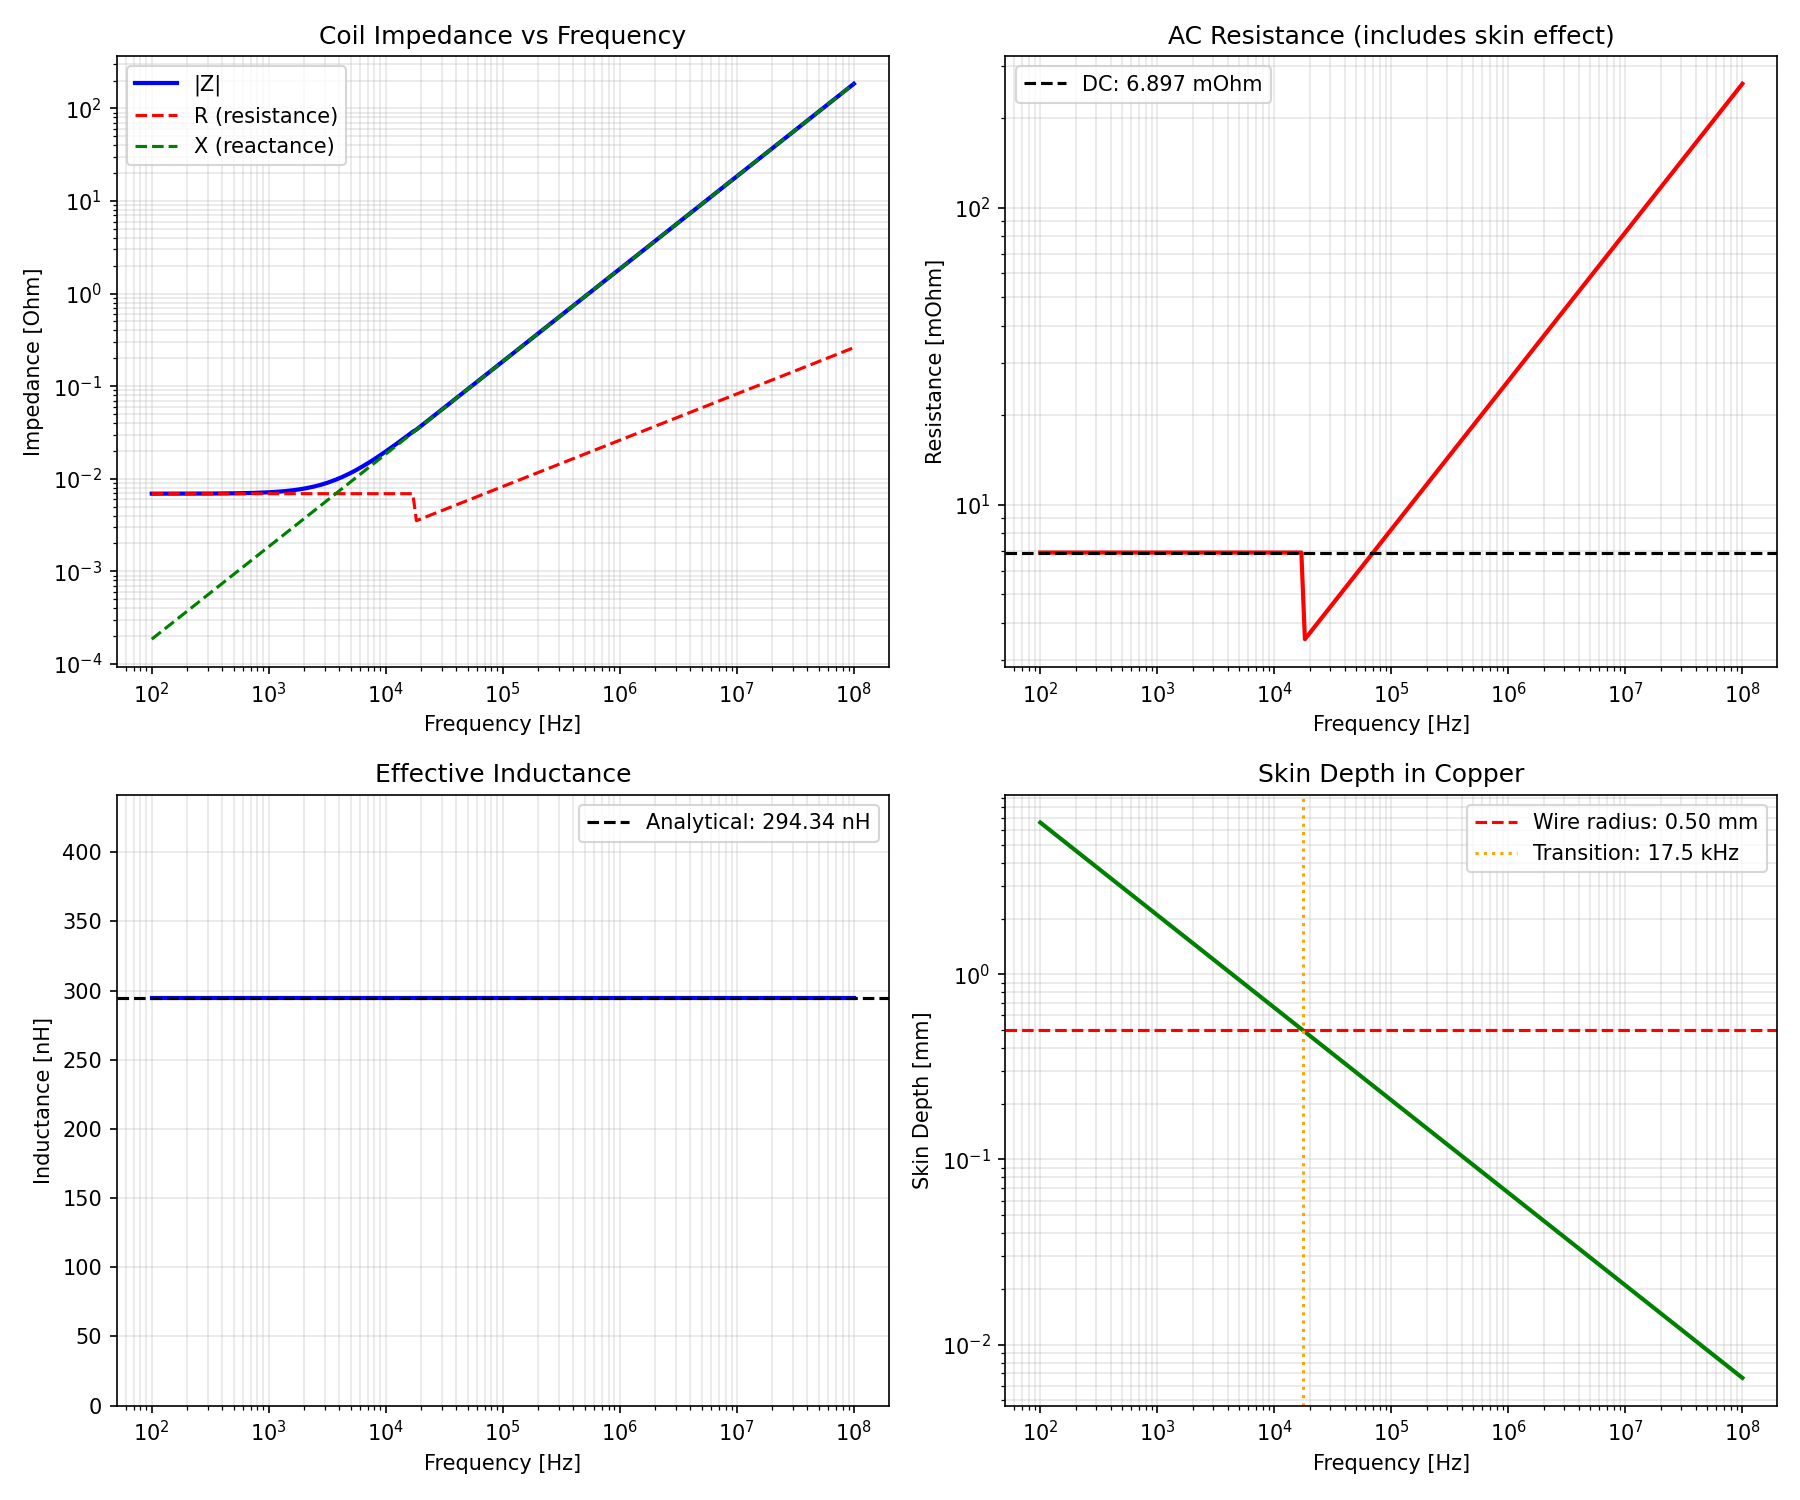

This chart was generated by the following Python code:
"""
Coil Impedance Analysis using PEEC Method

This example demonstrates the PEEC (Partial Element Equivalent Circuit) solver
for computing coil impedance vs frequency.

Features demonstrated:
- Creating a circular loop coil conductor
- Setting conductor properties (conductivity, mu_r)
- Frequency sweep for impedance analysis
- Skin effect (ESIM surface impedance)
- GMSH MSH v4.2 centerline export for visualization

Physical model:
- Circular loop coil (single turn for simplicity)
- Copper conductor with skin effect
- Laplace kernel (quasi-static approximation)

Output:
- Impedance vs frequency plot
- Resistance and inductance extraction
- Skin depth analysis
- GMSH MSH v4.2 coil centerline

Part of Radia PEEC integration examples.
"""

import os
import numpy as np
import matplotlib.pyplot as plt

# Physical constants
MU_0 = 4 * np.pi * 1e-7  # H/m
SIGMA_COPPER = 5.8e7     # S/m


def skin_depth(freq, sigma, mu_r=1.0):
    """Calculate skin depth [m]."""
    if freq <= 0 or sigma <= 0:
        return float('inf')
    omega = 2 * np.pi * freq
    return np.sqrt(2 / (omega * MU_0 * mu_r * sigma))


def surface_impedance(freq, sigma, mu_r=1.0):
    """Calculate surface impedance Zs = (1+j) * Rs."""
    delta = skin_depth(freq, sigma, mu_r)
    if delta == float('inf'):
        return 0 + 0j
    Rs = 1 / (sigma * delta)
    return (1 + 1j) * Rs


def analytical_loop_inductance(radius, wire_radius):
    """
    Analytical inductance of a circular loop.

    L = mu_0 * R * (ln(8*R/a) - 2)

    where R = loop radius, a = wire radius
    """
    return MU_0 * radius * (np.log(8 * radius / wire_radius) - 2)


def analytical_dc_resistance(radius, wire_radius, sigma):
    """
    DC resistance of circular loop wire.

    R_DC = (2*pi*R) / (sigma * pi * a^2)
    """
    wire_length = 2 * np.pi * radius
    wire_area = np.pi * wire_radius**2
    return wire_length / (sigma * wire_area)


def analytical_ac_resistance(freq, radius, wire_radius, sigma, mu_r=1.0):
    """
    AC resistance considering skin effect.

    For delta << a: R_AC = R_DC * (a / (2*delta))
    """
    R_dc = analytical_dc_resistance(radius, wire_radius, sigma)
    delta = skin_depth(freq, sigma, mu_r)

    if delta >= wire_radius:
        return R_dc
    else:
        # Skin effect regime
        return R_dc * wire_radius / (2 * delta)


class SimpleCoilPEEC:
    """
    Simple PEEC model for a circular coil.

    This is a simplified model that demonstrates the PEEC concept
    without requiring the full C++ PEEC solver.
    """

    def __init__(self, loop_radius, wire_radius, sigma=SIGMA_COPPER, mu_r=1.0):
        """
        Parameters:
        -----------
        loop_radius : float
            Radius of the coil loop [m]
        wire_radius : float
            Radius of the wire cross-section [m]
        sigma : float
            Electrical conductivity [S/m]
        mu_r : float
            Relative permeability of conductor
        """
        self.R = loop_radius
        self.a = wire_radius
        self.sigma = sigma
        self.mu_r = mu_r

        # Analytical values for reference
        self.L_analytical = analytical_loop_inductance(loop_radius, wire_radius)
        self.R_dc = analytical_dc_resistance(loop_radius, wire_radius, sigma)

        print(f"Coil parameters:")
        print(f"  Loop radius: {loop_radius*1000:.2f} mm")
        print(f"  Wire radius: {wire_radius*1000:.3f} mm")
        print(f"  Conductivity: {sigma:.2e} S/m")
        print(f"  Analytical L: {self.L_analytical*1e9:.3f} nH")
        print(f"  DC Resistance: {self.R_dc*1000:.4f} mOhm")

    def impedance(self, freq):
        """
        Calculate impedance at given frequency.

        Z = R(f) + j*omega*L

        where R(f) includes skin effect via ESIM surface impedance.
        """
        omega = 2 * np.pi * freq

        # Inductance (approximately constant)
        L = self.L_analytical

        # Resistance with skin effect
        R = analytical_ac_resistance(freq, self.R, self.a, self.sigma, self.mu_r)

        return R + 1j * omega * L

    def frequency_sweep(self, freqs):
        """Compute impedance over frequency range."""
        return np.array([self.impedance(f) for f in freqs])


def run_coil_analysis():
    """Run coil impedance analysis and generate plots."""

    print("="*60)
    print("PEEC Coil Impedance Analysis")
    print("="*60)

    # Coil parameters
    loop_radius = 0.05      # 50 mm
    wire_radius = 0.5e-3    # 0.5 mm (AWG 24 approx)

    # Create coil model
    coil = SimpleCoilPEEC(loop_radius, wire_radius)

    # Frequency range: 100 Hz to 100 MHz
    freqs = np.logspace(2, 8, 200)

    # Compute impedance
    Z = coil.frequency_sweep(freqs)
    R = np.real(Z)
    X = np.imag(Z)
    L = X / (2 * np.pi * freqs)

    # Skin depth at various frequencies
    deltas = np.array([skin_depth(f, coil.sigma) for f in freqs])

    # Create figure with 4 subplots
    fig, axes = plt.subplots(2, 2, figsize=(12, 10))

    # Plot 1: Impedance magnitude
    ax1 = axes[0, 0]
    ax1.loglog(freqs, np.abs(Z), 'b-', linewidth=2, label='|Z|')
    ax1.loglog(freqs, R, 'r--', linewidth=1.5, label='R (resistance)')
    ax1.loglog(freqs, X, 'g--', linewidth=1.5, label='X (reactance)')
    ax1.set_xlabel('Frequency [Hz]')
    ax1.set_ylabel('Impedance [Ohm]')
    ax1.set_title('Coil Impedance vs Frequency')
    ax1.legend()
    ax1.grid(True, which='both', alpha=0.3)

    # Plot 2: Resistance
    ax2 = axes[0, 1]
    ax2.loglog(freqs, R * 1000, 'r-', linewidth=2)
    ax2.axhline(coil.R_dc * 1000, color='k', linestyle='--',
                label=f'DC: {coil.R_dc*1000:.3f} mOhm')
    ax2.set_xlabel('Frequency [Hz]')
    ax2.set_ylabel('Resistance [mOhm]')
    ax2.set_title('AC Resistance (includes skin effect)')
    ax2.legend()
    ax2.grid(True, which='both', alpha=0.3)

    # Plot 3: Inductance
    ax3 = axes[1, 0]
    ax3.semilogx(freqs, L * 1e9, 'b-', linewidth=2)
    ax3.axhline(coil.L_analytical * 1e9, color='k', linestyle='--',
                label=f'Analytical: {coil.L_analytical*1e9:.2f} nH')
    ax3.set_xlabel('Frequency [Hz]')
    ax3.set_ylabel('Inductance [nH]')
    ax3.set_title('Effective Inductance')
    ax3.legend()
    ax3.grid(True, which='both', alpha=0.3)
    ax3.set_ylim([0, coil.L_analytical * 1e9 * 1.5])

    # Plot 4: Skin depth
    ax4 = axes[1, 1]
    ax4.loglog(freqs, deltas * 1000, 'g-', linewidth=2)
    ax4.axhline(wire_radius * 1000, color='r', linestyle='--',
                label=f'Wire radius: {wire_radius*1000:.2f} mm')
    ax4.set_xlabel('Frequency [Hz]')
    ax4.set_ylabel('Skin Depth [mm]')
    ax4.set_title('Skin Depth in Copper')
    ax4.legend()
    ax4.grid(True, which='both', alpha=0.3)

    # Find transition frequency (delta = wire_radius)
    f_transition = 2 / (MU_0 * coil.sigma * wire_radius**2) / (2 * np.pi)
    ax4.axvline(f_transition, color='orange', linestyle=':',
                label=f'Transition: {f_transition/1000:.1f} kHz')
    ax4.legend()

    plt.tight_layout()

    # Save figure
    output_path = os.path.join(os.path.dirname(__file__), 'coil_impedance_peec.png')
    plt.savefig(output_path, dpi=150)
    print(f"\nSaved: {output_path}")
    plt.close()

    # Print summary table
    print("\n" + "="*60)
    print("Impedance at Selected Frequencies")
    print("="*60)
    print(f"{'Freq':<12} {'|Z| [Ohm]':<12} {'R [mOhm]':<12} {'L [nH]':<12} {'delta [mm]':<12}")
    print("-"*60)

    test_freqs = [100, 1000, 10000, 100000, 1e6, 10e6]
    for f in test_freqs:
        z = coil.impedance(f)
        delta = skin_depth(f, coil.sigma)
        l = z.imag / (2 * np.pi * f)

        if f >= 1e6:
            freq_str = f"{f/1e6:.0f} MHz"
        elif f >= 1000:
            freq_str = f"{f/1000:.0f} kHz"
        else:
            freq_str = f"{f:.0f} Hz"

        print(f"{freq_str:<12} {abs(z):<12.4e} {z.real*1000:<12.4f} {l*1e9:<12.2f} {delta*1000:<12.4f}")

    print("="*60)

    # Quality factor analysis
    print("\nQuality Factor (Q = omega*L/R)")
    print("-"*40)
    for f in [1000, 10000, 100000, 1e6]:
        z = coil.impedance(f)
        Q = z.imag / z.real
        if f >= 1e6:
            freq_str = f"{f/1e6:.0f} MHz"
        elif f >= 1000:
            freq_str = f"{f/1000:.0f} kHz"
        else:
            freq_str = f"{f:.0f} Hz"
        print(f"  Q @ {freq_str}: {Q:.1f}")

    return coil


def export_coil_to_gmsh(coil, filename_base, num_segments=60):
    """
    Export the coil centerline to a GMSH MSH v4.2 file.

    Parameters:
    -----------
    coil : SimpleCoilPEEC
        Coil object
    filename_base : str
        Base filename for GMSH output
    num_segments : int
        Number of segments for coil discretization
    """
    print("\n" + "="*60)
    print("Exporting to GMSH MSH v4.2")
    print("="*60)

    # Generate coil centerline points
    theta = np.linspace(0, 2*np.pi, num_segments + 1)
    coil_points = np.column_stack([
        coil.R * np.cos(theta),
        coil.R * np.sin(theta),
        np.zeros_like(theta)
    ])

    segments = [
        (coil_points[index].tolist(), coil_points[index + 1].tolist())
        for index in range(num_segments)
    ]
    from radia.gmsh_post_export import export_filaments_msh

    coil_msh = f"{filename_base}_coil.msh"
    export_filaments_msh([segments], coil_msh, label="coil_centerline")
    print("\nGMSH export complete:")
    print(f"  Coil centerline: {coil_msh}")
    print("\nOpen this file in GMSH for visualization.")


def compute_loop_bfield(R, point, I=1.0):
    """
    Compute B field from circular loop using Biot-Savart.

    Parameters:
    -----------
    R : float
        Loop radius [m]
    point : array-like
        Evaluation point [x, y, z] [m]
    I : float
        Current [A] (default 1.0 for normalized field)

    Returns:
    --------
    B : ndarray
        B field [Bx, By, Bz] [T]
    """
    x, y, z = point
    rho = np.sqrt(x**2 + y**2)

    # On-axis field (special case for rho=0)
    if rho < 1e-10:
        Bz = MU_0 * I * R**2 / (2 * (R**2 + z**2)**1.5)
        return np.array([0.0, 0.0, Bz])

    # Off-axis: Use elliptic integral approximation
    # B_z = (mu_0 * I / (2 * pi)) * (1 / sqrt((R+rho)^2 + z^2)) * [K(m) + ...]
    # Simplified approximation for visualization
    r_plus = np.sqrt((R + rho)**2 + z**2)
    r_minus = np.sqrt((R - rho)**2 + z**2)

    if r_minus < 1e-10:
        # Very close to wire, use cutoff
        r_minus = 0.001

    # Approximate field using dipole + near-field correction
    m = 4 * R * rho / ((R + rho)**2 + z**2)  # Elliptic parameter

    # Clamp m to avoid singularity at m=1 (on the wire)
    m = min(m, 0.999)

    alpha2 = (R - rho)**2 + z**2
    beta2 = (R + rho)**2 + z**2
    beta = np.sqrt(beta2)

    # Avoid division by zero
    if alpha2 < 1e-20:
        alpha2 = 1e-20

    # Use simple approximation for K(m) and E(m)
    # For accurate results, use scipy.special.ellipk, ellipe
    if m < 0.9:
        K_approx = np.pi/2 * (1 + m/4 + 9*m**2/64)
        E_approx = np.pi/2 * (1 - m/4 - 3*m**2/64)
    else:
        # Near the wire, use limiting form
        K_approx = np.log(4/np.sqrt(1-m + 1e-15))
        E_approx = 1.0

    C = MU_0 * I / np.pi

    # Bz component
    Bz = C / (2 * beta) * (K_approx + (R**2 - rho**2 - z**2) / alpha2 * E_approx)

    # Brho component (radial)
    if rho > 1e-10:
        Brho = C * z / (2 * rho * beta) * (-K_approx + (R**2 + rho**2 + z**2) / alpha2 * E_approx)
    else:
        Brho = 0.0

    # Convert to Cartesian
    if rho > 1e-10:
        Bx = Brho * x / rho
        By = Brho * y / rho
    else:
        Bx = 0.0
        By = 0.0

    return np.array([Bx, By, Bz])


def run_peec_solver_analysis():
    """
    Run coil impedance analysis using Radia's C++ PEEC solver.

    This function uses the actual PEEC solver (CndLoop, CndSolve, CndGetImpedance)
    instead of analytical formulas.
    """
    try:
        import radia as rad
    except ImportError:
        print("Radia not available. Skipping PEEC solver analysis.")
        return None

    print("\n" + "="*60)
    print("PEEC Solver Coil Impedance Analysis (C++ Solver)")
    print("="*60)


    # Coil parameters
    loop_radius = 0.05      # 50 mm
    wire_width = 0.002      # 2 mm (rectangular cross-section width)
    wire_height = 0.001     # 1 mm (rectangular cross-section height)
    sigma = SIGMA_COPPER    # 5.8e7 S/m

    # Calculate equivalent wire radius for comparison
    wire_area = wire_width * wire_height
    wire_radius_eq = np.sqrt(wire_area / np.pi)

    print(f"\nCoil parameters:")
    print(f"  Loop radius:    {loop_radius*1000:.1f} mm")
    print(f"  Wire width:     {wire_width*1000:.1f} mm")
    print(f"  Wire height:    {wire_height*1000:.1f} mm")
    print(f"  Cross-section:  {wire_area*1e6:.2f} mm^2")
    print(f"  Eq. wire radius: {wire_radius_eq*1000:.3f} mm")
    print(f"  Conductivity:   {sigma:.2e} S/m")

    # Create PEEC loop conductor
    # CndLoop(center, radius, normal, cross_section, wire_width, wire_height, sigma, num_panels_around, num_panels_loop)
    # cross_section: 'r' = rectangular, 'c' = circular
    coil_handle = rad.CndLoop(
        [0, 0, 0],              # center [x, y, z]
        loop_radius,            # radius [m]
        [0, 0, 1],              # normal vector (coil in xy-plane)
        'r',                    # 'r' = rectangular cross-section
        wire_width,             # wire width [m]
        wire_height,            # wire height [m]
        sigma,                  # conductivity [S/m]
        8,                      # panels around wire circumference
        36                      # panels around loop circumference
    )

    print(f"\n  PEEC conductor handle: {coil_handle}")
    print(f"  Panels: 8 (around) x 36 (loop) = 288 panels")

    # Analytical reference values
    L_analytical = analytical_loop_inductance(loop_radius, wire_radius_eq)
    R_dc_analytical = analytical_dc_resistance(loop_radius, wire_radius_eq, sigma)

    print(f"\n  Analytical L:   {L_analytical*1e9:.3f} nH")
    print(f"  Analytical R_DC: {R_dc_analytical*1000:.4f} mOhm")

    # Frequency sweep
    frequencies = [100, 1000, 10000, 100000, 1e6, 10e6]

    print("\n" + "-"*70)
    print(f"{'Freq':<12} {'R_PEEC [mOhm]':<15} {'L_PEEC [nH]':<12} {'R_ana [mOhm]':<14} {'delta [mm]':<12}")
    print("-"*70)

    peec_results = []

    for freq in frequencies:
        # Set frequency for PEEC solve
        rad.CndSetFrequency(coil_handle, freq)

        # Set voltage excitation (1V)
        rad.CndSetVoltage(coil_handle, 1.0, 0.0)

        # Solve PEEC system
        rad.CndSolve(coil_handle)

        # Get impedance
        Z = rad.CndGetImpedance(coil_handle)  # Returns complex number

        omega = 2 * np.pi * freq
        R_peec = Z.real
        X_peec = Z.imag
        L_peec = X_peec / omega

        # Analytical comparison
        R_analytical = analytical_ac_resistance(freq, loop_radius, wire_radius_eq, sigma)
        delta = skin_depth(freq, sigma)

        peec_results.append({
            'freq': freq,
            'Z': Z,
            'R': R_peec,
            'L': L_peec,
            'R_analytical': R_analytical,
            'delta': delta
        })

        # Format frequency string
        if freq >= 1e6:
            freq_str = f"{freq/1e6:.0f} MHz"
        elif freq >= 1000:
            freq_str = f"{freq/1000:.0f} kHz"
        else:
            freq_str = f"{freq:.0f} Hz"

        print(f"{freq_str:<12} {R_peec*1000:<15.4f} {L_peec*1e9:<12.3f} "
              f"{R_analytical*1000:<14.4f} {delta*1000:<12.4f}")

    print("-"*70)

    # Plot comparison
    fig, axes = plt.subplots(1, 2, figsize=(12, 5))

    freqs_array = np.array([r['freq'] for r in peec_results])
    R_peec_array = np.array([r['R'] for r in peec_results]) * 1000  # mOhm
    L_peec_array = np.array([r['L'] for r in peec_results]) * 1e9   # nH
    R_ana_array = np.array([r['R_analytical'] for r in peec_results]) * 1000  # mOhm

    # Plot resistance
    ax1 = axes[0]
    ax1.loglog(freqs_array, R_peec_array, 'bo-', linewidth=2, markersize=8, label='PEEC Solver')
    ax1.loglog(freqs_array, R_ana_array, 'r--', linewidth=2, label='Analytical')
    ax1.axhline(R_dc_analytical*1000, color='k', linestyle=':', label=f'DC: {R_dc_analytical*1000:.3f} mOhm')
    ax1.set_xlabel('Frequency [Hz]')
    ax1.set_ylabel('Resistance [mOhm]')
    ax1.set_title('AC Resistance: PEEC vs Analytical')
    ax1.legend()
    ax1.grid(True, which='both', alpha=0.3)

    # Plot inductance
    ax2 = axes[1]
    ax2.semilogx(freqs_array, L_peec_array, 'bo-', linewidth=2, markersize=8, label='PEEC Solver')
    ax2.axhline(L_analytical*1e9, color='r', linestyle='--', label=f'Analytical: {L_analytical*1e9:.2f} nH')
    ax2.set_xlabel('Frequency [Hz]')
    ax2.set_ylabel('Inductance [nH]')
    ax2.set_title('Inductance from PEEC Solver')
    ax2.legend()
    ax2.grid(True, which='both', alpha=0.3)
    ax2.set_ylim([0, L_analytical*1e9 * 1.5])

    plt.tight_layout()

    output_path = os.path.join(os.path.dirname(__file__), 'coil_impedance_peec_solver.png')
    plt.savefig(output_path, dpi=150)
    print(f"\nSaved: {output_path}")
    plt.close()

    # Quality factor at key frequencies
    print("\nQuality Factor (Q = omega*L/R) from PEEC Solver:")
    print("-"*40)
    for r in peec_results:
        if r['freq'] >= 1000:  # Only show 1 kHz and above
            Q = r['Z'].imag / r['Z'].real
            if r['freq'] >= 1e6:
                freq_str = f"{r['freq']/1e6:.0f} MHz"
            else:
                freq_str = f"{r['freq']/1000:.0f} kHz"
            print(f"  Q @ {freq_str}: {Q:.1f}")

    return coil_handle, peec_results


def main():
    """Main function."""
    print("\nPEEC Coil Impedance Example")
    print("This example demonstrates impedance analysis of a circular coil")
    print("using the PEEC (Partial Element Equivalent Circuit) approach.\n")

    # Run analytical model analysis
    coil = run_coil_analysis()

    # Export a GMSH centerline for visual inspection.
    output_base = os.path.join(os.path.dirname(__file__), 'coil_impedance_peec')
    export_coil_to_gmsh(coil, output_base)

    # Run PEEC solver analysis (C++ PEEC solver)
    peec_result = run_peec_solver_analysis()

    print("\n" + "="*60)
    print("Analysis complete!")
    print("="*60)

    if peec_result is not None:
        print("\nComparison Summary:")
        print("  - Analytical model: Uses closed-form inductance/resistance formulas")
        print("  - PEEC Solver: Full electromagnetic simulation with skin effect")
        print("  - Both methods should give similar results for simple geometry")

    print("\nThe full PEEC solver (rad_peec_mmm_coupled.cpp) provides:")
    print("  - Arbitrary coil geometry support")
    print("  - Coupled coil-magnet analysis")
    print("  - Complex permeability for magnetic materials")

    print("\nOutput files:")
    print("  - coil_impedance_peec_coil.msh  : Coil centerline for GMSH")
    print("  - coil_impedance_peec_solver.png: PEEC solver results")


if __name__ == '__main__':
    main()
